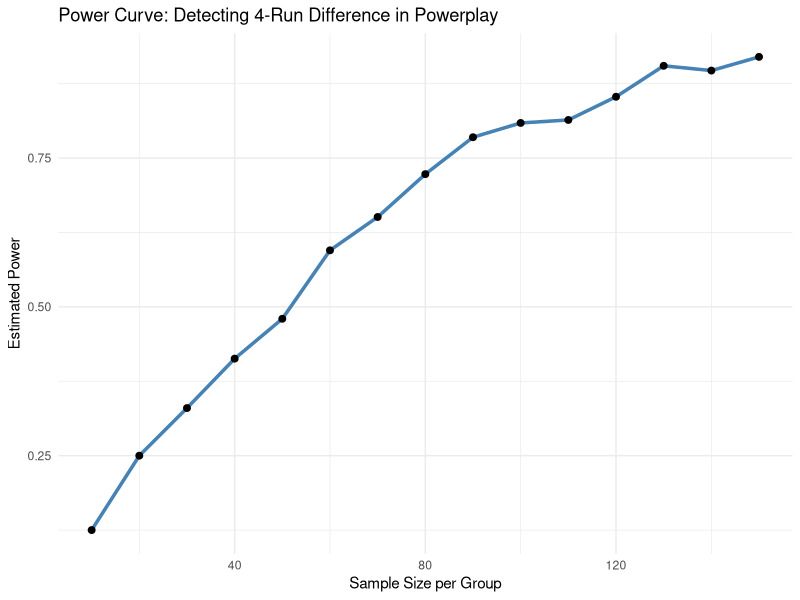

Here is the R script that generated this plot:
## ---- chunk 1
knitr::opts_chunk$set(echo = TRUE, warning = FALSE, message = FALSE)
library(pwr)
library(ggplot2)
library(dplyr)
## ---- chunk 2
effect_size <- (45 - 35) / 10  # Cohen's d
pwr.t.test(d = effect_size, sig.level = 0.05, power = 0.8, type = "two.sample")
## ---- chunk 3
simulate_power <- function(n, mean1, mean2, sd, reps = 1000, alpha = 0.05) {
  significant_results <- replicate(reps, {
    group1 <- rnorm(n, mean1, sd)       # Simulate n matches using Strategy A
    group2 <- rnorm(n, mean2, sd)       # Simulate n matches using Strategy B
    p_value <- t.test(group1, group2)$p.value  # Perform two-sample t-test
    p_value < alpha                     # Count as significant if p-value < alpha
  })
  mean(significant_results)            # Estimate power as proportion of significant results
}

simulate_power(n = 30, mean1 = 39, mean2 = 43, sd = 10)
## ---- chunk 4
# Power simulation function
simulate_power <- function(n, mean1, mean2, sd, reps = 1000, alpha = 0.05) {
  significant_results <- replicate(reps, {
    group1 <- rnorm(n, mean1, sd)
    group2 <- rnorm(n, mean2, sd)
    t.test(group1, group2)$p.value < alpha
  })
  mean(significant_results)
}

# Generate power curve
sample_sizes <- seq(10, 150, by = 10)
powers <- sapply(sample_sizes, simulate_power, mean1 = 39, mean2 = 43, sd = 10)
power_df <- data.frame(SampleSize = sample_sizes, Power = powers)

# Plot the power curve
ggplot(power_df, aes(x = SampleSize, y = Power)) +
  geom_line(color = "steelblue", size = 1.2) +
  geom_point(size = 2) +
  labs(title = "Power Curve: Detecting 4-Run Difference in Powerplay",
       x = "Sample Size per Group",
       y = "Estimated Power") +
  theme_minimal()

## ---- chunk 5
effect_size_penalty <- ES.h(p1 = 0.85, p2 = 0.75)
pwr.2p.test(h = effect_size_penalty, power = 0.9, sig.level = 0.05)
## ---- chunk 6
bootstrap_power <- function(n, mean1, mean2, sd, reps = 1000, alpha = 0.05) {
  true_group1 <- rnorm(10000, mean1, sd)
  true_group2 <- rnorm(10000, mean2, sd)
  
  significant <- replicate(reps, {
    sample1 <- sample(true_group1, n, replace = TRUE)
    sample2 <- sample(true_group2, n, replace = TRUE)
    t.test(sample1, sample2)$p.value < alpha
  })
  
  mean(significant)
}

# Example usage
bootstrap_power(n = 30, mean1 = 39, mean2 = 43, sd = 10)
## ---- chunk 7
permutation_power <- function(n, mean1, mean2, sd, reps = 1000, permutations = 1000, alpha = 0.05) {
  power <- replicate(reps, {
    group1 <- rnorm(n, mean1, sd)
    group2 <- rnorm(n, mean2, sd)
    observed_diff <- mean(group2) - mean(group1)
    
    combined <- c(group1, group2)
    perm_diffs <- replicate(permutations, {
      shuffled <- sample(combined)
      mean(shuffled[(n+1):(2*n)]) - mean(shuffled[1:n])
    })
    
    p_value <- mean(abs(perm_diffs) >= abs(observed_diff))
    p_value < alpha
  })
  mean(power)
}

# Example usage
permutation_power(n = 30, mean1 = 39, mean2 = 43, sd = 10)
